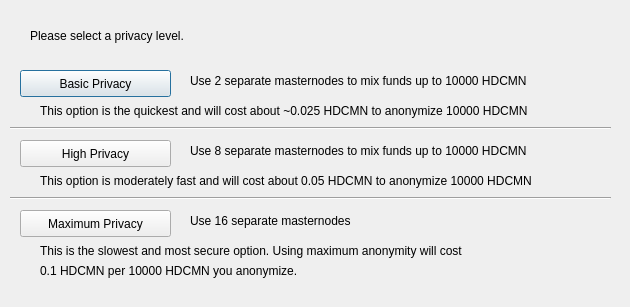
<?xml version="1.0" encoding="UTF-8"?>
<ui version="4.0">
 <class>ObfuscationConfig</class>
 <widget class="QDialog" name="ObfuscationConfig">
  <property name="geometry">
   <rect>
    <x>0</x>
    <y>0</y>
    <width>630</width>
    <height>307</height>
   </rect>
  </property>
  <property name="windowTitle">
   <string>Configure Obfuscation</string>
  </property>
  <widget class="QPushButton" name="buttonBasic">
   <property name="geometry">
    <rect>
     <x>20</x>
     <y>70</y>
     <width>151</width>
     <height>27</height>
    </rect>
   </property>
   <property name="text">
    <string>Basic Privacy</string>
   </property>
  </widget>
  <widget class="QPushButton" name="buttonHigh">
   <property name="geometry">
    <rect>
     <x>20</x>
     <y>140</y>
     <width>151</width>
     <height>27</height>
    </rect>
   </property>
   <property name="text">
    <string>High Privacy</string>
   </property>
  </widget>
  <widget class="QPushButton" name="buttonMax">
   <property name="geometry">
    <rect>
     <x>20</x>
     <y>210</y>
     <width>151</width>
     <height>27</height>
    </rect>
   </property>
   <property name="text">
    <string>Maximum Privacy</string>
   </property>
  </widget>
  <widget class="QLabel" name="label">
   <property name="geometry">
    <rect>
     <x>30</x>
     <y>20</y>
     <width>571</width>
     <height>31</height>
    </rect>
   </property>
   <property name="text">
    <string>Please select a privacy level.</string>
   </property>
  </widget>
  <widget class="QLabel" name="label_2">
   <property name="geometry">
    <rect>
     <x>190</x>
     <y>70</y>
     <width>421</width>
     <height>21</height>
    </rect>
   </property>
   <property name="text">
    <string>Use 2 separate masternodes to mix funds up to 10000 HDCMN</string>
   </property>
  </widget>
  <widget class="QLabel" name="label_3">
   <property name="geometry">
    <rect>
     <x>190</x>
     <y>140</y>
     <width>411</width>
     <height>21</height>
    </rect>
   </property>
   <property name="text">
    <string>Use 8 separate masternodes to mix funds up to 10000 HDCMN</string>
   </property>
  </widget>
  <widget class="QLabel" name="label_4">
   <property name="geometry">
    <rect>
     <x>190</x>
     <y>210</y>
     <width>421</width>
     <height>21</height>
    </rect>
   </property>
   <property name="text">
    <string>Use 16 separate masternodes</string>
   </property>
  </widget>
  <widget class="QLabel" name="label_6">
   <property name="geometry">
    <rect>
     <x>40</x>
     <y>100</y>
     <width>561</width>
     <height>21</height>
    </rect>
   </property>
   <property name="text">
    <string>This option is the quickest and will cost about ~0.025 HDCMN to anonymize 10000 HDCMN</string>
   </property>
  </widget>
  <widget class="QLabel" name="label_7">
   <property name="geometry">
    <rect>
     <x>40</x>
     <y>170</y>
     <width>561</width>
     <height>21</height>
    </rect>
   </property>
   <property name="text">
    <string>This option is moderately fast and will cost about 0.05 HDCMN to anonymize 10000 HDCMN</string>
   </property>
  </widget>
  <widget class="QLabel" name="label_8">
   <property name="geometry">
    <rect>
     <x>40</x>
     <y>240</y>
     <width>561</width>
     <height>21</height>
    </rect>
   </property>
   <property name="text">
    <string>This is the slowest and most secure option. Using maximum anonymity will cost</string>
   </property>
  </widget>
  <widget class="QLabel" name="label_9">
   <property name="geometry">
    <rect>
     <x>40</x>
     <y>260</y>
     <width>561</width>
     <height>21</height>
    </rect>
   </property>
   <property name="text">
    <string>0.1 HDCMN per 10000 HDCMN you anonymize.</string>
   </property>
  </widget>
  <widget class="Line" name="line">
   <property name="geometry">
    <rect>
     <x>10</x>
     <y>120</y>
     <width>601</width>
     <height>16</height>
    </rect>
   </property>
   <property name="orientation">
    <enum>Qt::Horizontal</enum>
   </property>
  </widget>
  <widget class="Line" name="line_2">
   <property name="geometry">
    <rect>
     <x>10</x>
     <y>190</y>
     <width>601</width>
     <height>16</height>
    </rect>
   </property>
   <property name="orientation">
    <enum>Qt::Horizontal</enum>
   </property>
  </widget>
 </widget>
 <resources/>
 <connections/>
</ui>
